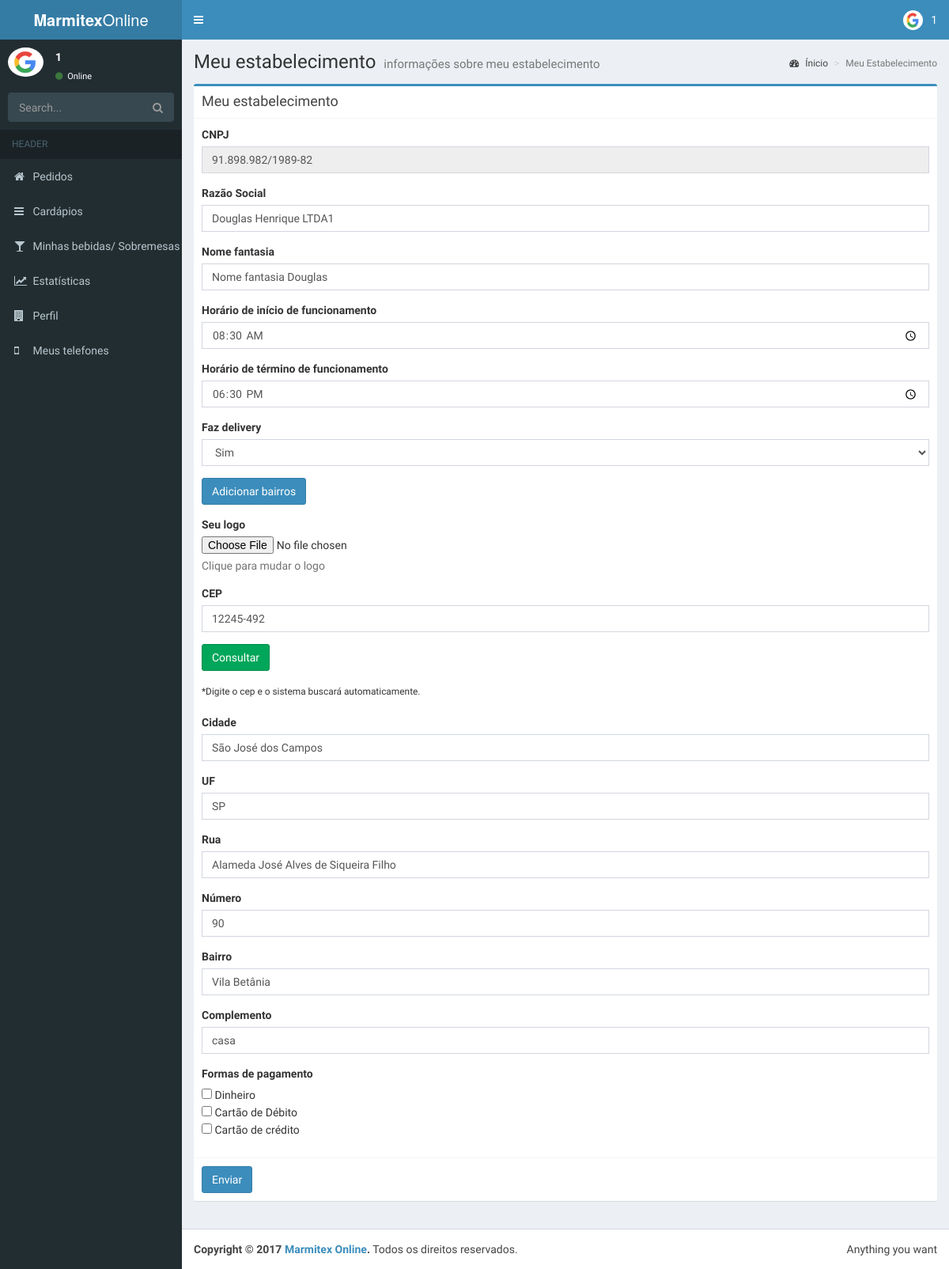
The page /sys/company.php (signed in) on the database as committed earlier.
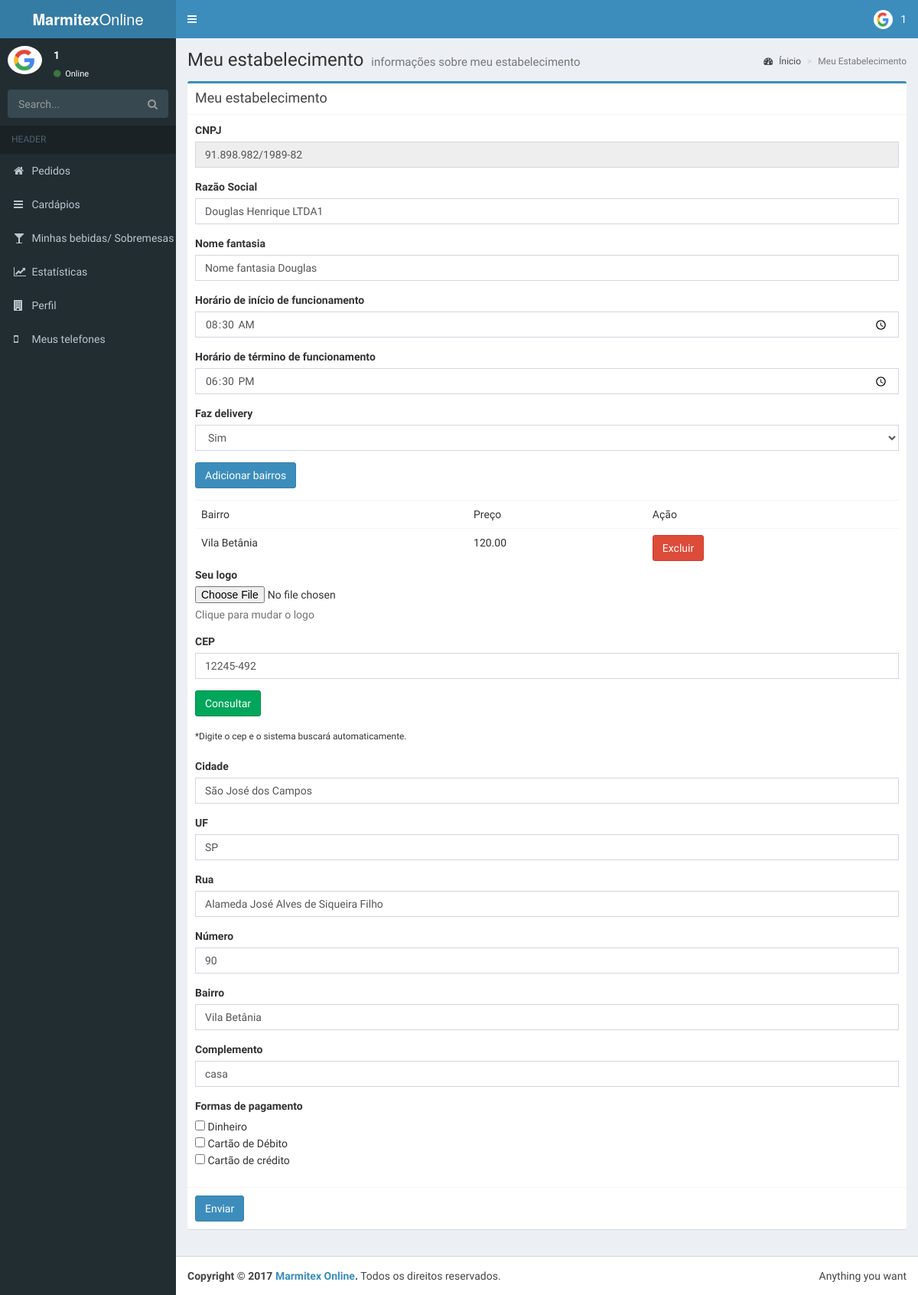
The same page on the database as committed later.
### tables this page shows
CREATE TABLE `neighborhood_taxes` (
  `id` int(11) NOT NULL,
  `id_user` int(11) NOT NULL,
  `nboor_name` varchar(100) NOT NULL,
  `nboor_tax` varchar(100) NOT NULL
);

### sys/company.php (the view, shortened to what the changed rows need)
<!DOCTYPE html>
<html>
<head>
  <link rel="stylesheet" href="../components_sys/bootstrap/css/bootstrap.min.css">
  <link rel="stylesheet" href="https://cdnjs.cloudflare.com/ajax/libs/font-awesome/4.5.0/css/font-awesome.min.css">
  <link rel="stylesheet" href="https://cdnjs.cloudflare.com/ajax/libs/ionicons/2.0.1/css/ionicons.min.css">
  <link rel="stylesheet" href="../components_sys/dist/css/AdminLTE.min.css">
  <link rel="stylesheet" href="../components_sys/dist/css/skins/skin-blue.min.css">
</head>
<body class="hold-transition skin-blue sidebar-mini">
<div class="wrapper">
  <div class="content-wrapper">
    <section class="content-header">
      <h1>
        Meu estabelecimento
        <small>informações sobre meu estabelecimento</small>
      </h1>
    </section>
    <section class="content">
      <div class="box box-primary">
            <?php
            require("../connection/bd_connection.php");
              if($_SESSION['user_type'] == "2"){
                $SQL = "SELECT * FROM user_f WHERE id_user='".$_SESSION['id_user']."'";
                $result = mysqli_query($con, $SQL) or die(mysqli_error($con));
                if($result){
                  $row = mysqli_fetch_assoc($result);
                  ?>
                  <form role="form" enctype="multipart/form-data" method="post" id="form_profile_f" action="profile_edit.php">
                    <div class="box-body">
                      <div class="form-group">
                        <label for="exampleInputEmail1">CPF</label>
                        <input type="email" class="form-control" id="cpf" name="cpf" readonly="true" value="<?php echo $row['user_cpf']?>"placeholder="CPF">
                      </div>
                      <div class="form-group">
                        <label for="exampleInputEmail1">Nome</label>
                        <input type="text" class="form-control" id="name" name="name" value="<?php echo $row['user_name']?>" placeholder="Seu nome">
                      </div>
                      <div class="form-group">
                        <label for="exampleInputEmail1">Horário de início de funcionamento</label>
                        <input type="time" class="form-control" id="start_hour" name="start_hour" value="<?php echo $row['start_hour']?>" placeholder="Enter email">
                      </div>
                      <div class="form-group">
                        <label for="exampleInputEmail1">Horário de término de funcionamento</label>
                        <input type="time" class="form-control" id="finish_hour" name="finish_hour" value="<?php echo $row['finish_hour']?>" placeholder="Enter email">
                      </div>
                      <div class="form-group">
                        <label for="exampleInputPassword1">Faz delivery</label>
                        <select id='select_delivery' name="select_delivery" class="form-control">
                          <?php
                          if( $row['make_delivery'] == 0){
                            ?>
                            <option value="0"> SELECIONE </option>
                            <option value="1"> Sim </option>
                            <option value="2" selected="true"> Não </option>
                            <?php
                          }else{
                            ?>
                            <option value="0"> SELECIONE </option>
                            <option value="1" selected="true"> Sim </option>
                            <option value="2"> Não </option>
                            <?php
                          }
                           ?>
                        </select>
                      </div>
                      <?php
                      $display = "";
                      if($row['make_delivery'] == 0){
                        $display = "style='display: none;'";
                      }
                       ?>
                      <div class="form-group" id="nboor_div" <?php echo $display?>>
                        <button type="button" class="btn btn-primary" data-toggle='modal' data-target='#modalBairros'> Adicionar bairro </button><br>
                      </div>
                      <?php
                        $SQLnboor = "SELECT * FROM neighborhood_taxes WHERE id_user='".$_SESSION['id_user']."'";
                        $result_n = mysqli_query($con, $SQLnboor) or die(mysqli_error($con));
                        if(mysqli_num_rows($result_n) > 0){
                          ?>
                          <h3> Bairros e taxas </h3>
                          <table class="table table-hover">
                            <tr> <td> Bairro </td> <td> Preço </td> <td> Ação </td> </tr>
                            <?php
                            while($linha_n = mysqli_fetch_assoc($result_n)){
                              echo "<tr><td>".$linha_n['nboor_name']."</td><td>".$linha_n['nboor_tax']."</td><td> <button type='button' class='btn btn-danger delete_nboor' id='".$linha_n['id']."'> Excluir </button> </td></tr>";
                            }
                            ?>
                          </table>
                          <?php
                        }
                       ?>
                      <div class="form-group">
                        <label for="exampleInputFile">File input</label>
                        <input type="file" id="image" name="image">
                        <p class="help-block">Clique para mudar o logo</p>
                      </div>
                      <?php
                      if($row['cep'] == "" || $row['cep'] == null){
                        ?>
                        <label>CEP</label>
                          <div class="form-group">
                            <div class="form-group has-feedback">
                               <input type="text" class="form-control" placeholder="Digite o seu CEP" id='cep' name='cep'>
                             </div>
                          </div>
                          <div class="form-group">
                            <button type="submit" class="btn btn-success" id='btn_search'>Consultar</button>
                          </div>
                        <small> *Digite o cep e o sistema buscará automaticamente. </small><br><br>
                        <div class="col-md-12" id="div_addresses">
                        <label> Cidade </label>
                        <div class="form-group has-feedback">
                          <input type="text" class="form-control" id="city" name="city" placeholder="Cidade" >
                        </div>
                        <label> UF </label>
                        <div class="form-group has-feedback">
                          <input type="text" class="form-control" id="uf" name="uf" placeholder="UF" >
                        </div>
                        <label> Rua </label>
                        <div class="form-group has-feedback">
                          <input type="text" class="form-control" id="street" name="street" placeholder="Rua" >
                        </div>
                        <label> Número </label>
                        <div class="form-group has-feedback">
                          <input type="text" class="form-control" id="number" name="number" placeholder="Número" >
                        </div>
                        <label> Bairro </label>
                        <div class="form-group has-feedback">
                          <input type="text" class="form-control" id="nboor" name="nboor" placeholder="Bairro" >
                        </div>
                        <label> Complemento </label>
                        <div class="form-group has-feedback">
                          <input type="text" class="form-control" id="complement" name="complement" placeholder="Complemento" >
                        </div>
                        </div>
                        <?php
                      }else{
                        ?>
                        <label>CEP</label>
                          <div class="form-group">
                            <div class="form-group has-feedback">
                               <input type="text" class="form-control" placeholder="Digite o seu CEP" id='cep' value="<?php echo $row['cep']?>" name='cep'>
                             </div>
                          </div>
                          <div class="form-group">
                            <button type="submit" class="btn btn-success" id='btn_search'>Consultar</button>
                          </div>
                        <small> *Digite o cep e o sistema buscará automaticamente. </small><br><br>
                        <label> Cidade </label>
                        <div class="form-group has-feedback">
                          <input type="text" class="form-control" id="city" name="city" value="<?php echo $row['city']?>" placeholder="Cidade" >
                        </div>
                        <label> UF </label>
                        <div class="form-group has-feedback">
                          <input type="text" class="form-control" id="uf" name="uf" value="<?php echo $row['uf']?>" placeholder="UF" >
                        </div>
                        <label> Rua </label>
                        <div class="form-group has-feedback">
                          <input type="text" class="form-control" id="street" name="street" value="<?php echo $row['street']?>" placeholder="Rua" >
                        </div>
                        <label> Número </label>
                        <div class="form-group has-feedback">
                          <input type="text" class="form-control" id="number" name="number" value="<?php echo $row['number']?>" placeholder="Número" >
                        </div>
                        <label> Bairro </label>
                        <div class="form-group has-feedback">
                          <input type="text" class="form-control" id="nboor" name="nboor" value="<?php echo $row['nboor']?>" placeholder="Bairro" >
                        </div>
                        <label> Complemento </label>
                        <div class="form-group has-feedback">
                          <input type="text" class="form-control" id="complement" name="complement" value="<?php echo $row['complement']?>" placeholder="Complemento" >
                        </div>
                        <?php
                      }
                       ?>
                    </div>
                    <div class="box-footer">
                      <button type="submit" class="btn btn-primary">Enviar</button>
                    </div>
                  </form>
                  <?php
                }else{
                  echo "<h3> Usuário não encontrado. </h3>";
                }
              }else{
                $SQL = "SELECT * FROM user_j WHERE id_user='".$_SESSION['id_user']."'";
                $result = mysqli_query($con, $SQL) or die(mysqli_error($con));
                if($result){
                  $row = mysqli_fetch_assoc($result);
                  ?>
                  <form role="form" enctype="multipart/form-data" method="post" id="form_profile" action="profile_edit.php">
                    <div class="box-body">
                      <?php
                        $SQLnboor = "SELECT * FROM neighborhood_taxes WHERE id_user='".$_SESSION['id_user']."'";
                        $result_n = mysqli_query($con, $SQLnboor) or die(mysqli_error($con));
                        if(mysqli_num_rows($result_n) > 0){
                          ?>
                          <table class="table table-hover">
                            <tr> <td> Bairro </td> <td> Preço </td> <td> Ação </td></tr>
                            <?php
                            while($linha_n = mysqli_fetch_assoc($result_n)){
                              echo "<tr><td>".$linha_n['nboor_name']."</td><td>".$linha_n['nboor_tax']."</td><td> <button type='button' class='btn btn-danger delete_nboor' id='".$linha_n['id']."'> Excluir </button> </td></tr>";
                            }
                            ?>
                          </table>
                          <?php
                        }
                       ?>
                      <?php
                      if($row['cep'] == "" || $row['cep'] == null){
                        ?>
                        <label>CEP</label>
                          <div class="form-group">
                            <div class="form-group has-feedback">
                               <input type="text" class="form-control" placeholder="Digite o seu CEP" id='cep' name='cep'>
                             </div>
                          </div>
                          <div class="form-group">
                            <button type="submit" class="btn btn-success" id='btn_search'>Consultar</button>
                          </div>
                        <small> *Digite o cep e o sistema buscará automaticamente. </small><br><br>
                        <div class="col-md-12" id="div_addresses">
                        <label> Cidade </label>
                        <div class="form-group has-feedback">
                          <input type="text" class="form-control" id="city" name="city" placeholder="Cidade" >
                        </div>
                        <label> UF </label>
                        <div class="form-group has-feedback">
                          <input type="text" class="form-control" id="uf" name="uf" placeholder="UF" >
                        </div>
                        <label> Rua </label>
                        <div class="form-group has-feedback">
                          <input type="text" class="form-control" id="street" name="street" placeholder="Rua" >
                        </div>
                        <label> Número </label>
                        <div class="form-group has-feedback">
                          <input type="text" class="form-control" id="number" name="number" placeholder="Número" >
                        </div>
                        <label> Bairro </label>
                        <div class="form-group has-feedback">
                          <input type="text" class="form-control" id="nboor" name="nboor" placeholder="Bairro" >
                        </div>
                        <label> Complemento </label>
                        <div class="form-group has-feedback">
                          <input type="text" class="form-control" id="complement" name="complement" placeholder="Complemento" >
                        </div>
                        </div>
                        <?php
                      }else{
                        ?>
                        <small> *Digite o cep e o sistema buscará automaticamente. </small><br><br>
                        <?php
                      }
                       ?>
                    </div>
                  </form>
                  <?php
                }else{
                  echo "<h3> Usuário não encontrado. </h3>";
                }
              }
            ?>
          </div>
    </section>
  </div>
</div>
</body>
</html>

Rows that differ between the two databases and show on the page:
added neighborhood_taxes: nboor_name "Vila Betânia", nboor_tax "120.00"
Other text that changed with them:
text now shown: "Bairro Preço Ação"
